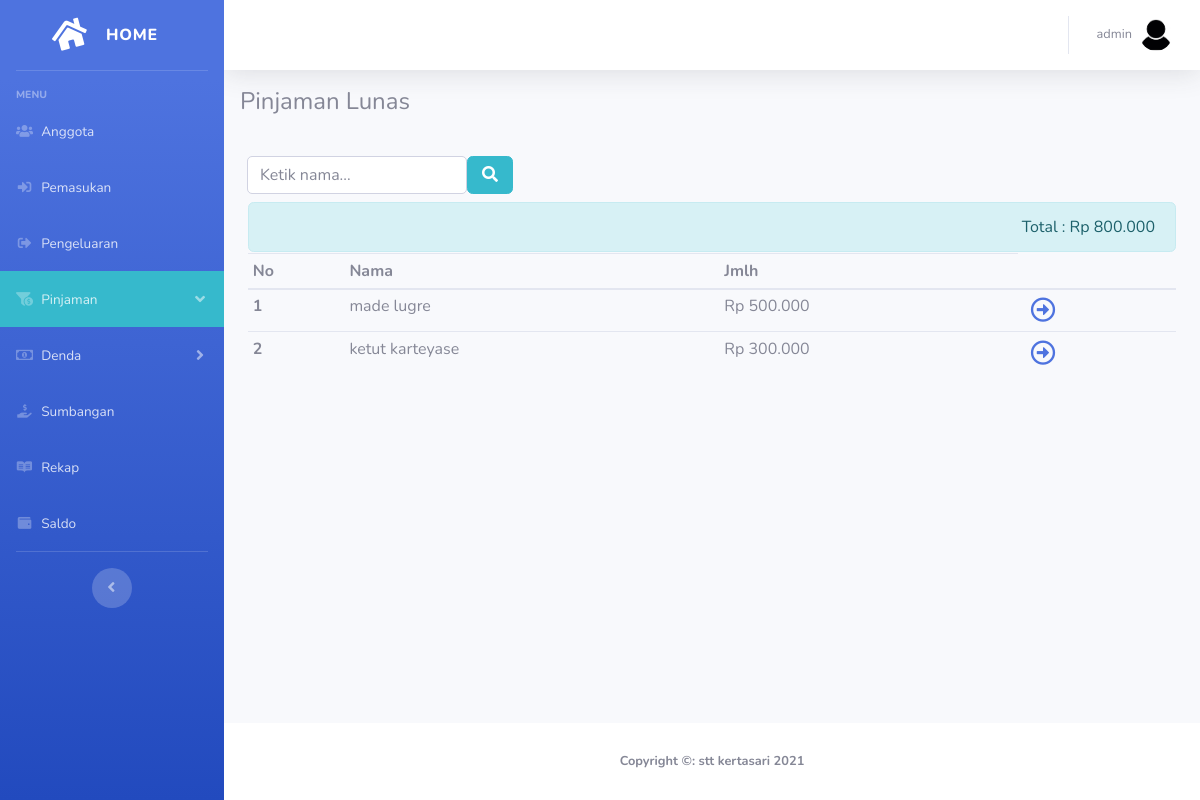
Screenshot of /pinjamanlunas.php (signed in) with the database file from the repository.
### tables this page shows
CREATE TABLE `pinjaman` (
  `id_pinjaman` int(11) NOT NULL,
  `id_anggota` int(100) NOT NULL,
  `tanggal_pinjaman` date NOT NULL,
  `jumlah_pinjaman` varchar(100) NOT NULL,
  `status_pinjaman` varchar(50) NOT NULL
);

CREATE TABLE `anggota` (
  `id_anggota` int(11) NOT NULL,
  `foto_anggota` varchar(100) NOT NULL,
  `nama_anggota` varchar(100) NOT NULL,
  `tlp_anggota` varchar(20) NOT NULL,
  `kelamin_anggota` varchar(50) NOT NULL,
  `jabatan_anggota` varchar(50) NOT NULL,
  `status_anggota` varchar(50) NOT NULL
);

### pinjamanlunas.php (the view, shortened to what this page needs)
<?php
    require_once'functions.php';
    $querylunas="SELECT id_pinjaman,nama_anggota,tanggal_pinjaman,jumlah_pinjaman,status_pinjaman FROM anggota JOIN pinjaman USING (id_anggota) WHERE status_pinjaman='lunas' ORDER BY tanggal_pinjaman DESC,id_pinjaman DESC";
    $getdatapinjamanlunas=mysqli_query($conn,$querylunas);
    $pinjamanlunas=mysqli_query($conn,"SELECT SUM(jumlah_pinjaman) AS total FROM pinjaman WHERE status_pinjaman='lunas'");
    $totalpinjamanlunas=mysqli_fetch_assoc($pinjamanlunas);
?>
<!DOCTYPE html>
<html lang="en">
<head>
  <link href="vendor/fontawesome-free/css/all.min.css" rel="stylesheet" type="text/css">
  <link href="css/sb-admin-2.min.css" rel="stylesheet">
</head>
<body id="page-top">
  <div id="wrapper">
    <ul class="navbar-nav bg-gradient-primary sidebar sidebar-dark accordion" id="accordionSidebar" style="<?=sidebar(); ?>">
      <a class="sidebar-brand d-flex align-items-center justify-content-center" href="index.php">
        <div class="sidebar-brand-icon rotate-n-15">
          <i class="fas fa-fw fa-home"></i>
        </div>
        <div class="sidebar-brand-text mx-3">Home</div>
      </a>
      <hr class="sidebar-divider">
      <div class="sidebar-heading">
        Menu
      </div>
      <li class="nav-item">
        <a class="nav-link" href="anggota.php">
          <i class="fas fa-fw fa-users"></i>
          <span>Anggota</span></a>
      </li>
    <?php if(isset($_SESSION['login'])){ ?>
      <li class="nav-item">
        <a class="nav-link" href="pemasukan.php">
          <i class="fas fa-fw fa-sign-in-alt"></i>
          <span>Pemasukan</span></a>
      </li>
      <li class="nav-item">
        <a class="nav-link" href="pengeluaran.php">
          <i class="fas fa-fw fa-sign-out-alt"></i>
          <span>Pengeluaran</span></a>
      </li>
      <li class="nav-item">
        <a class="nav-link bg-info" href="#" data-toggle="collapse" data-target="#collapsePinjam" aria-expanded="true" aria-controls="collapseTwo">
          <i class="fas fa-fw fa-funnel-dollar"></i>
          <span>Pinjaman</span>
        </a>
      </li>
      <li class="nav-item">
        <a class="nav-link collapsed" href="#" data-toggle="collapse" data-target="#collapseDenda" aria-expanded="true" aria-controls="collapseTwo">
          <i class="far fa-fw fa-money-bill-alt"></i>
          <span>Denda</span>
        </a>
      </li>
      <li class="nav-item">
        <a class="nav-link" href="sumbangan.php">
          <i class="fas fa-fw fa-hand-holding-usd"></i>
          <span>Sumbangan</span></a>
      </li>
      <li class="nav-item">
        <a class="nav-link" href="rekap.php">
          <i class="fab fa-fw fa-readme"></i>
          <span>Rekap</span></a>
      </li>
      <li class="nav-item">
        <a class="nav-link" href="saldo.php">
          <i class="fas fa-fw fa-wallet"></i>
          <span>Saldo</span></a>
      </li>
    <?php }else{echo "";} ?>
      <hr class="sidebar-divider">
      <div class="text-center d-none d-md-inline">
        <button class="rounded-circle border-0" id="sidebarToggle"></button>
      </div>
    </ul>
    <div id="content-wrapper" class="d-flex flex-column">
      <div id="content">
        <nav class="navbar navbar-expand navbar-light bg-white topbar static-top shadow">
          <ul class="navbar-nav ml-auto">
            <li class="nav-item dropdown no-arrow">
              <a class="nav-link dropdown-toggle" href="#" id="userDropdown" role="button" data-toggle="dropdown" aria-haspopup="true" aria-expanded="false">
                <span class="mr-2 d-none d-lg-inline text-gray-600 small">
                  <?php if(isset($_SESSION['login'])){
                    echo $_SESSION['login'];
                  }else{
                    echo'tamu';
                  } ?>
                </span>
                <?php
                  if(isset($_SESSION['login'])){
                    if($_SESSION['login']=="admin"){
                      $fotol="admin.jpg";
                    }else{
                      $fotol="anggota.png";
                    }
                  }else{
                    $fotol="kosong.jpg";
                  }
                ?>
                <img class="img-profile rounded-circle" src="img/<?=$fotol; ?>">
              </a>
            </li>
          </ul>
        </nav>
        <nav class="navbar topbar scrl" style="top:0;width: 100%;">
            <div class="row">
              <div class="col-12">
              <h4 class="text-left">Pinjaman Lunas</h4>
              </div>
            </div>
        </nav>
        <div class="container-fluid">
          <form class="form-inline mt-3 mb-2" action="" method="post" style="">
            <div class="input-group">
              <input type="text" class="form-control" placeholder="Ketik nama..." aria-label="Username" aria-describedby="basic-addon1" style="border-radius:5px;" name="keywordpinjamanlunas" autocomplete="off" value="<?php if(isset($_POST['caripinjamanlunas'])){echo $_POST['keywordpinjamanlunas'];} ?>">
              <button class="btn btn-info" id="basic-addon1" name="caripinjamanlunas"><i class="fas fa-fw fa-search"></i></button>
            </div>
          </form>
          <?php if($totalpinjamanlunas['total']==null){ ?>
          <h1 class="mt-5 text-center">Tidak ada data!</h1>
          <?php }else{ ?>
          <div class="alert alert-info text-right" role="alert" style="margin-bottom: 1px">
            <span class="">Total : Rp <?=str_replace(',','.',number_format($totalpinjamanlunas['total'])); ?></span>
          </div>
          <table class="table table-sm">
            <tr>
                <th scope="col">No</th>
                <th scope="col">Nama</th>
                <th scope="col">Jmlh</th>
              </tr>
            <tbody>
              <?php $nomer=1; foreach($getdatapinjamanlunas as $pinjamanl): ?>
                <tr>
                  <th scope="row"><?=$nomer; ?></th>
                  <td><?=$pinjamanl['nama_anggota']; ?></td>
                  <td>Rp <?=str_replace(',','.',number_format($pinjamanl['jumlah_pinjaman'])); ?></td>
                  <td><a href="detailpinjaman.php?idpinjaman=<?=$pinjamanl['id_pinjaman']; ?>" class="badge"><i class="far fa-fw fa-arrow-alt-circle-right text-primary" style="font-size: 25px;color: blue;"></i></a></td>
                </tr>
              <?php $nomer++;  endforeach; ?>
            </tbody>
          </table>
          <?php } ?>
        </div>
      </div>
      <footer class="sticky-footer bg-white" style="margin-top: 50px;">
        <div class="container my-auto">
          <div class="copyright text-center my-auto">
            <span> <?=tahun(); ?></span>
          </div>
        </div>
      </footer>
    </div>
  </div>
  <?=downbar(); ?>
</body>
</html>

### rows the page displays
pinjaman: id_anggota.nama_anggota "made lugre", jumlah_pinjaman "500.000"
pinjaman: id_anggota.nama_anggota "ketut karteyase", jumlah_pinjaman "300.000"

### other values shown
$_SESSION['login'] "admin"
str_replace(',','.',number_format($totalpinjamanlunas['total'])) "800.000"
